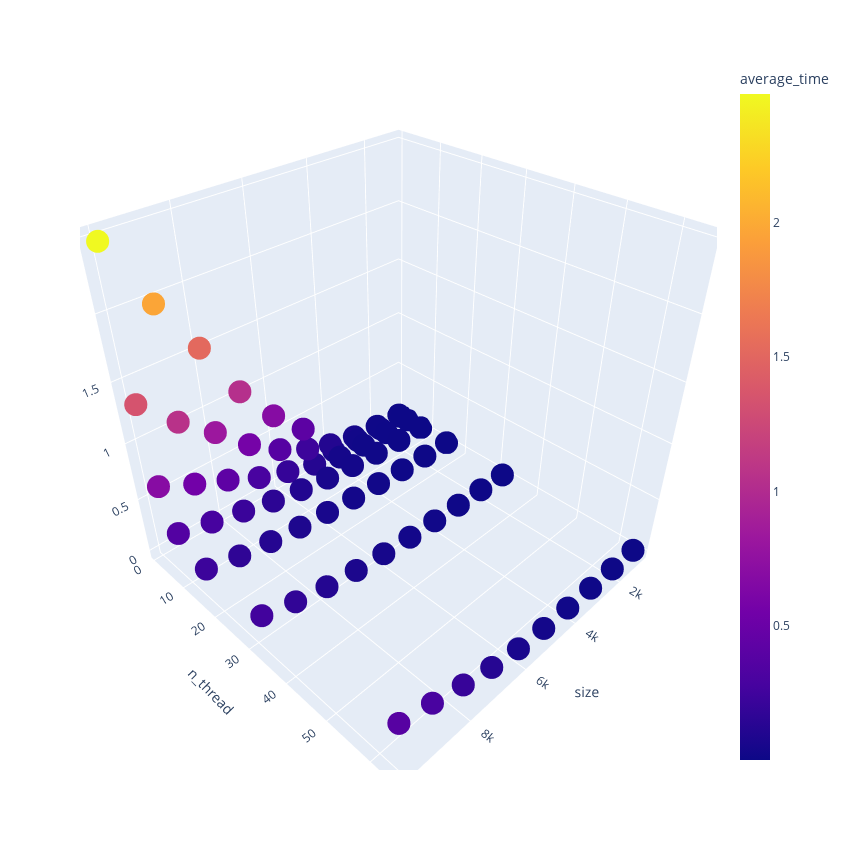

Notebook source saved alongside this figure:
### Code cell
fig = px.scatter_3d(data, x='size', y='n_thread', z='average_time', color='average_time', width=850, height=850)
fig.show()
plt.savefig('graph.png')
